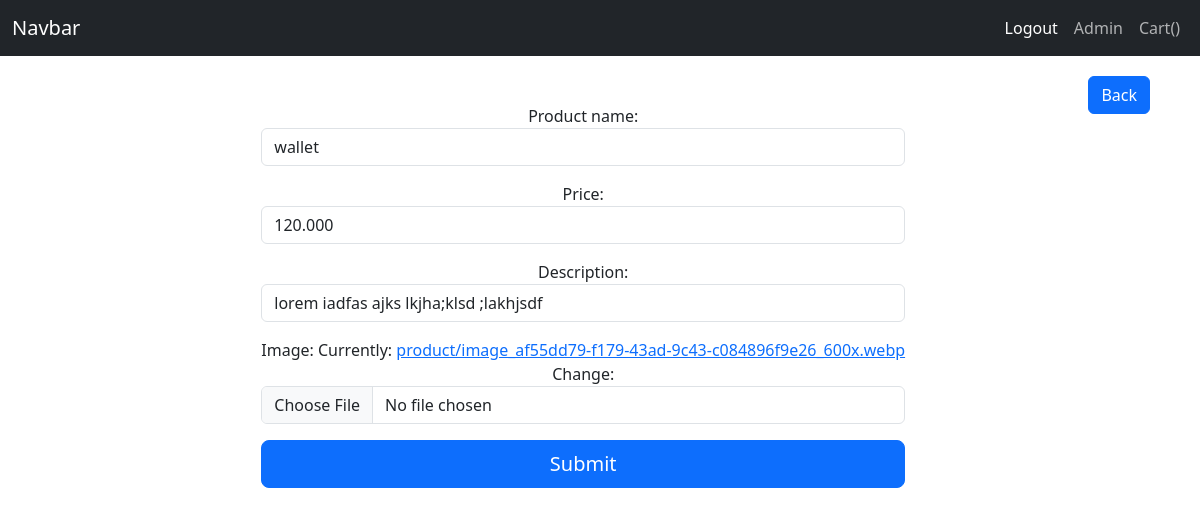
Page /edit/8baf3629-1 (signed in) on the committed database.
### ecom/models.py (models this page shows, shortened)
class Product(Base_content):
    product_name = models.CharField(max_length=300)
    price = models.DecimalField(null=True,default=0.000,decimal_places=3,max_digits=100000)
    description = models.CharField(max_length=300,null=True)
    image = models.ImageField(upload_to='product')
    created_by = models.ForeignKey(get_user_model(),on_delete=models.CASCADE)
    slug_field = models.SlugField(unique=True,null=True,blank=True)
    class Meta:
        verbose_name = "Product"
        verbose_name_plural = "Products"
        ordering = ['-created_on']

### ecom/views.py (the view, shortened to what this page needs)
# urls.py: path('edit/<slug:slug>',Product_crud.as_view(method_name = 'edit_product'),name = 'edit_product'),
class Product_crud(SuperuserRedirectPermission,Manage_base_view):
    def edit_product(self,request,*args,**kwargs):
        slug = kwargs.get('slug')
        try:
            product = Product.is_active.get(slug_field = slug)
        except:
            return redirect('list_products')
        form = Product_add_form(instance = product)
        return render(request,'add_form.html',locals())

### ecom/forms.py
class Product_add_form(forms.ModelForm):
    def __init__(self,*args,**kwargs):
        super(Product_add_form,self).__init__(*args,**kwargs)
        for name in self.fields.keys():
            self.fields[name].widget.attrs.update({"class":"form-control"})
    class Meta:
        model = Product
        exclude = ['status',"created_on","created_by","slug_field"]

### base/utils.py (called while the page is built)
    def get_queryset(self) -> QuerySet:
        return super().get_queryset().filter(status=True)

    def get(self,request,*args,**kwargs):
        if self.method_name is not None:
            func = getattr(self,self.method_name,None)
            if func is not None:
                return func(request,*args,**kwargs)
        raise Http404('Method not allowed')

    def test_func(self):
        user = self.request.user
        if not user.is_superuser:
            return False  # Replace 'home' with the appropriate URL name
        return True

### ecom/templates/add_form.html (shortened to what this page needs)
{% extends 'base.html' %}
{% load static %}
{% block content %}
{% include 'navbar.html' %}
<div style="float: right; margin-right: 50px;">
    <a class="btn btn-primary" href="{% url 'list_products' %}">Back</a>
</div>
<div class="container px-5 my-5 " >
    <div  style="display: flex; align-items: center; justify-content: center;">
    <form id="contactForm" enctype="multipart/form-data" method="post">
        <div class="form-floating mb-3">
            {{form.as_p}}
        </div>
        <div class="d-grid">
            <button class="btn btn-primary btn-lg" id="submitButton" type="submit">Submit</button>
        </div>
    </form>
</div>
</div>
  {% endblock content %}

### rows in the picture
Product: product_name "wallet", price "120.000", description "lorem iadfas ajks lkjha;klsd ;lakhjsdf"
